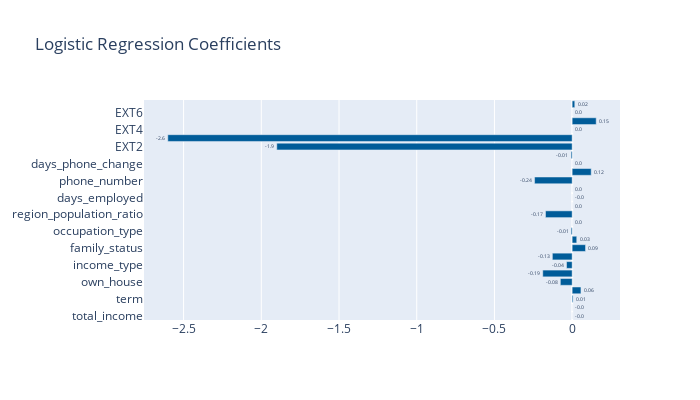

Source (notebook cell):
### Markdown cell above
#### Refitting the Model with Best Parameters

### Code cell
model3 = LogisticRegression(**model_dict["logistic"].best_params_)
model3.fit(X_2, y_2)

# Display Model Coefficients
fig = go.Figure([
    go.Bar(y=X_train.columns, x=model3.coef_[0], text=np.round(model3.coef_[0], 2), orientation='h')
    ])

fig.update_traces(textposition='outside', marker_color='rgb(0, 92, 153)')
fig.update_layout(title='Logistic Regression Coefficients',
                  dragmode='select',
                  width=700,
                  height=400,
                  hovermode='closest')
fig.show()

### Figure 1 — Plotly figure (JSON) as saved in the notebook; plotly's stock layout.template omitted (floating-point values rounded to 4 significant figures)
{"data": [{"marker": {"color": "rgb(0, 92, 153)"}, "orientation": "h", "text": ["-0.0", "-0.0", "0.01", "0.06", "-0.08", "-0.19", "-0.04", "-0.13", "0.09", "0.03", "-0.01", "0.0", "-0.17", "0.0", "-0.0", "0.0", "-0.24", "0.12", "0.0", "-0.01", "-1.9", "-2.6", "0.0", "0.15", "0.0", "0.02"], "textposition": "outside", "type": "bar", "x": [-1.651e-07, -1.075e-07, 0.005844, 0.05647, -0.07611, -0.1892, -0.03625, -0.1274, 0.08593, 0.02946, -0.006897, 0, -0.1716, 7.206e-06, -7.153e-07, 3.58e-05, -0.2419, 0.1224, 7.953e-05, -0.007139, -1.9, -2.602, 0, 0.1546, 0, 0.01683], "y": ["total_income", "loan_amount", "term", "interest_rate", "own_house", "own_car", "income_type", "education_type", "family_status", "housing_type", "occupation_type", "nr_children", "region_population_ratio", "days_birth", "days_employed", "days_registration", "phone_number", "email", "days_phone_change", "family_count", "EXT2", "EXT3", "EXT4", "EXT5", "EXT6", "EXT7"]}], "layout": {"dragmode": "select", "height": 400, "hovermode": "closest", "title": {"text": "Logistic Regression Coefficients"}, "width": 700}}
